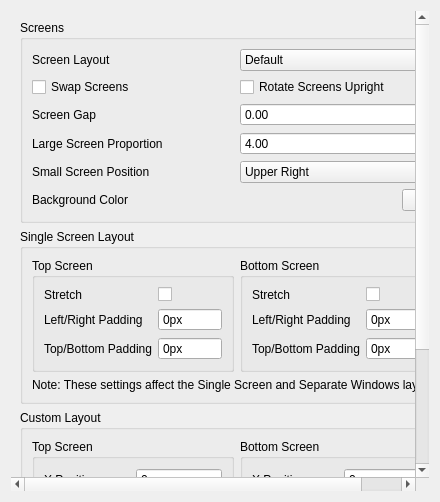
<?xml version="1.0" encoding="UTF-8"?>
<ui version="4.0">
 <class>ConfigureLayout</class>
 <widget class="QWidget" name="ConfigureLayout">
  <property name="geometry">
   <rect>
    <x>0</x>
    <y>0</y>
    <width>440</width>
    <height>500</height>
   </rect>
  </property>
  <property name="minimumSize">
   <size>
    <width>0</width>
    <height>0</height>
   </size>
  </property>
  <property name="windowTitle">
   <string>Form</string>
  </property>
  <layout class="QVBoxLayout" name="verticalLayout_scrollbar">
   <item>
    <widget class="QScrollArea" name="scrollArea">
     <property name="minimumSize">
      <size>
       <width>0</width>
       <height>480</height>
      </size>
     </property>
     <property name="frameShape">
      <enum>QFrame::NoFrame</enum>
     </property>
     <property name="lineWidth">
      <number>1</number>
     </property>
     <property name="widgetResizable">
      <bool>true</bool>
     </property>
     <widget class="QWidget" name="scrollAreaWidgetContents">
      <property name="geometry">
       <rect>
        <x>0</x>
        <y>0</y>
        <width>422</width>
        <height>500</height>
       </rect>
      </property>
      <layout class="QVBoxLayout" name="verticalLayout_1">
       <item>
        <widget class="QGroupBox" name="layout_group">
         <property name="enabled">
          <bool>true</bool>
         </property>
         <property name="title">
          <string>Screens</string>
         </property>
         <layout class="QVBoxLayout" name="verticalLayout_2">
          <item>
           <widget class="QWidget" name="widget_layout" native="true">
            <layout class="QHBoxLayout" name="screen_layout_group">
             <property name="leftMargin">
              <number>0</number>
             </property>
             <property name="topMargin">
              <number>0</number>
             </property>
             <property name="rightMargin">
              <number>0</number>
             </property>
             <property name="bottomMargin">
              <number>0</number>
             </property>
             <item>
              <widget class="QLabel" name="layout_label">
               <property name="text">
                <string>Screen Layout</string>
               </property>
              </widget>
             </item>
             <item>
              <widget class="QComboBox" name="layout_combobox">
               <item>
                <property name="text">
                 <string>Default</string>
                </property>
               </item>
               <item>
                <property name="text">
                 <string>Single Screen</string>
                </property>
               </item>
               <item>
                <property name="text">
                 <string>Large Screen</string>
                </property>
               </item>
               <item>
                <property name="text">
                 <string>Side by Side</string>
                </property>
               </item>
               <item>
                <property name="text">
                 <string>Separate Windows</string>
                </property>
               </item>
               <item>
                <property name="text">
                 <string>Hybrid Screen</string>
                </property>
               </item>
               <item>
                <property name="text">
                 <string>Custom Layout</string>
                </property>
               </item>
              </widget>
             </item>
            </layout>
           </widget>
          </item>
          <item>
           <layout class="QGridLayout" name="gridLayout_0">
            <item row="1" column="0">
             <widget class="QCheckBox" name="toggle_swap_screen">
              <property name="text">
               <string>Swap Screens</string>
              </property>
             </widget>
            </item>
            <item row="1" column="1">
             <widget class="QCheckBox" name="toggle_upright_screen">
              <property name="text">
               <string>Rotate Screens Upright</string>
              </property>
             </widget>
            </item>
           </layout>
          </item>
          <item>
           <widget class="QWidget" name="widget_screen_gap" native="true">
            <layout class="QHBoxLayout" name="screen_gap_layout">
             <property name="leftMargin">
              <number>0</number>
             </property>
             <property name="topMargin">
              <number>0</number>
             </property>
             <property name="rightMargin">
              <number>0</number>
             </property>
             <property name="bottomMargin">
              <number>0</number>
             </property>
              <item>
              <widget class="QLabel" name="label_screen_gap">
               <property name="text">
                <string>Screen Gap</string>
               </property>
               <property name="toolTip">
                <string>&lt;html&gt;&lt;head/&gt;&lt;body&gt;&lt;p&gt;Gap between screens in all two-screen modes. Measured in px relative to the 240px height of the larger screen.&lt;/p&gt;&lt;/body&gt;&lt;/html&gt;</string>
               </property>
              </widget>
             </item>
             <item>
              <widget class="QDoubleSpinBox" name="screen_gap">
               <property name="minimum">
                <double>0.0</double>
               </property>
               <property name="maximum">
                <double>720.0</double>
               </property>
               <property name="value">
                <double>0.0</double>
               </property>
              </widget>
             </item>
            </layout>
           </widget>
          </item>
          <item>
           <widget class="QWidget" name="widget_proportion" native="true">
            <layout class="QHBoxLayout" name="proportion_layout">
             <property name="leftMargin">
              <number>0</number>
             </property>
             <property name="topMargin">
              <number>0</number>
             </property>
             <property name="rightMargin">
              <number>0</number>
             </property>
             <property name="bottomMargin">
              <number>0</number>
             </property>
             <item>
              <widget class="QLabel" name="label_proportion">
               <property name="toolTip">
                <string>&lt;html&gt;&lt;head/&gt;&lt;body&gt;&lt;p&gt;Specifies the factor by which the large screen will be over the small screen in Large Screen layout mode.&lt;/p&gt;&lt;/body&gt;&lt;/html&gt;</string>
               </property>
               <property name="text">
                <string>Large Screen Proportion</string>
               </property>
              </widget>
             </item>
             <item>
              <widget class="QDoubleSpinBox" name="large_screen_proportion">
               <property name="minimum">
                <double>1.000000000000000</double>
               </property>
               <property name="maximum">
                <double>16.000000000000000</double>
               </property>
               <property name="value">
                <double>4.000000000000000</double>
               </property>
              </widget>
             </item>
            </layout>
           </widget>
          </item>
           <item>
           <widget class="QWidget" name="small_pos_widget" native="true">
            <layout class="QHBoxLayout" name="small_pos_layout">
             <property name="leftMargin">
              <number>0</number>
             </property>
             <property name="topMargin">
              <number>0</number>
             </property>
             <property name="rightMargin">
              <number>0</number>
             </property>
             <property name="bottomMargin">
              <number>0</number>
             </property>
             <item>
              <widget class="QLabel" name="small_pos_label">
              <property name="toolTip">
               <string>&lt;html&gt;&lt;head/&gt;&lt;body&gt;&lt;p&gt;Specifies the position of the small screen relative to the large one in Large Screen layout mode.&lt;/p&gt;&lt;/body&gt;&lt;/html&gt;</string>
              </property>
               <property name="text">
                <string>Small Screen Position</string>
               </property>
              </widget>
             </item>
             <item>
              <widget class="QComboBox" name="small_screen_position_combobox">
               <item>
                <property name="text">
                 <string>Upper Right</string>
                </property>
               </item>
               <item>
                <property name="text">
                 <string>Middle Right</string>
                </property>
               </item>
               <item>
                <property name="text">
                 <string>Bottom Right (default)</string>
                </property>
               </item>
               <item>
                <property name="text">
                 <string>Upper Left</string>
                </property>
               </item>
               <item>
                <property name="text">
                 <string>Middle Left</string>
                </property>
               </item>
               <item>
                <property name="text">
                 <string>Bottom Left</string>
                </property>
               </item>
               <item>
                <property name="text">
                 <string>Above large screen</string>
                </property>
               </item>
               <item>
                <property name="text">
                 <string>Below large screen</string>
                </property>
               </item>
              </widget>
             </item>
            </layout>
           </widget>
          </item>
          <item>
           <widget class="QWidget" name="bg_color_group" native="true">
            <layout class="QHBoxLayout" name="bg_color_group_2">
             <property name="leftMargin">
              <number>0</number>
             </property>
             <property name="topMargin">
              <number>0</number>
             </property>
             <property name="rightMargin">
              <number>0</number>
             </property>
             <property name="bottomMargin">
              <number>0</number>
             </property>
             <item>
              <widget class="QLabel" name="bg_label">
               <property name="toolTip">
                <string>&lt;html&gt;&lt;head/&gt;&lt;body&gt;&lt;p&gt;The clear color for the renderer. What shows up on the sides of the bottom screen.&lt;/p&gt;&lt;/body&gt;&lt;/html&gt;</string>
               </property>
               <property name="text">
                <string>Background Color</string>
               </property>
              </widget>
             </item>
             <item>
              <widget class="QPushButton" name="bg_button">
               <property name="maximumSize">
                <size>
                 <width>40</width>
                 <height>16777215</height>
                </size>
               </property>
              </widget>
             </item>
            </layout>
           </widget>
          </item>
         </layout>
        </widget>
       </item>
       <item>
        <widget class="QGroupBox" name="single_screen_layout_config_group">
         <property name="minimumSize">
          <size>
           <width>0</width>
           <height>0</height>
          </size>
         </property>
         <property name="title">
          <string>Single Screen Layout</string>
         </property>
         <layout class="QVBoxLayout" name="verticalLayout_4">
          <item>
           <layout class="QHBoxLayout" name="horizontalLayout_3">
            <item>
             <widget class="QGroupBox" name="gb_top_screen_2">
              <property name="title">
               <string>Top Screen</string>
              </property>
              <layout class="QGridLayout" name="gridLayout_3">
               <item row="0" column="0">
                <widget class="QLabel" name="lb_top_stretch">
                 <property name="text">
                  <string>Stretch</string>
                 </property>
                </widget>
               </item>
               <item row="1" column="1">
                <widget class="QSpinBox" name="screen_top_leftright_padding">
                 <property name="buttonSymbols">
                  <enum>QAbstractSpinBox::NoButtons</enum>
                 </property>
                 <property name="suffix">
                  <string>px</string>
                 </property>
                 <property name="maximum">
                  <number>2147483647</number>
                 </property>
                </widget>
               </item>
               <item row="1" column="0">
                <widget class="QLabel" name="lb_top_leftright_padding">
                 <property name="text">
                  <string>Left/Right Padding</string>
                 </property>
                </widget>
               </item>
               <item row="2" column="0">
                <widget class="QLabel" name="lb_top_topbottom_padding">
                 <property name="text">
                  <string>Top/Bottom Padding</string>
                 </property>
                </widget>
               </item>
               <item row="2" column="1">
                <widget class="QSpinBox" name="screen_top_topbottom_padding">
                 <property name="buttonSymbols">
                  <enum>QAbstractSpinBox::NoButtons</enum>
                 </property>
                 <property name="suffix">
                  <string>px</string>
                 </property>
                 <property name="maximum">
                  <number>2147483647</number>
                 </property>
                </widget>
               </item>
               <item row="0" column="1">
                <widget class="QCheckBox" name="screen_top_stretch">
                 <property name="text">
                  <string notr="true"/>
                 </property>
                </widget>
               </item>
              </layout>
             </widget>
            </item>
            <item>
             <widget class="QGroupBox" name="gb_bottom_screen_2">
              <property name="minimumSize">
               <size>
                <width>0</width>
                <height>0</height>
               </size>
              </property>
              <property name="title">
               <string>Bottom Screen</string>
              </property>
              <layout class="QGridLayout" name="gridLayout_4">
               <item row="1" column="0">
                <widget class="QLabel" name="lb_bottom_leftright_padding">
                 <property name="text">
                  <string>Left/Right Padding</string>
                 </property>
                </widget>
               </item>
               <item row="2" column="0">
                <widget class="QLabel" name="lb_bottom_topbottom_padding">
                 <property name="text">
                  <string>Top/Bottom Padding</string>
                 </property>
                </widget>
               </item>
               <item row="1" column="1">
                <widget class="QSpinBox" name="screen_bottom_leftright_padding">
                 <property name="buttonSymbols">
                  <enum>QAbstractSpinBox::NoButtons</enum>
                 </property>
                 <property name="suffix">
                  <string>px</string>
                 </property>
                 <property name="maximum">
                  <number>2147483647</number>
                 </property>
                </widget>
               </item>
               <item row="2" column="1">
                <widget class="QSpinBox" name="screen_bottom_topbottom_padding">
                 <property name="buttonSymbols">
                  <enum>QAbstractSpinBox::NoButtons</enum>
                 </property>
                  <property name="suffix">
                  <string>px</string>
                 </property>
                 <property name="maximum">
                  <number>2147483647</number>
                 </property>
                </widget>
               </item>
               <item row="0" column="0">
                <widget class="QLabel" name="lb_bottom_stretch">
                 <property name="text">
                  <string>Stretch</string>
                 </property>
                </widget>
               </item>
               <item row="0" column="1">
                <widget class="QCheckBox" name="screen_bottom_stretch">
                 <property name="text">
                  <string notr="true"/>
                 </property>
                </widget>
               </item>
              </layout>
             </widget>
            </item>
           </layout>
          </item>
          <item>
           <layout class="QHBoxLayout" name="horizontalLayout_4">
            <item>
             <widget class="QLabel" name="label">
              <property name="text">
               <string>Note: These settings affect the Single Screen and Separate Windows layouts</string>
              </property>
             </widget>
            </item>
           </layout>
          </item>
         </layout>
        </widget>
       </item>
       <item>
        <spacer name="verticalSpacer">
         <property name="orientation">
          <enum>Qt::Vertical</enum>
         </property>
         <property name="sizeHint" stdset="0">
          <size>
           <width>20</width>
           <height>270</height>
          </size>
         </property>
        </spacer>
       </item>
       <item>
        <widget class="QGroupBox" name="custom_layout_group">
         <property name="minimumSize">
          <size>
           <width>0</width>
           <height>0</height>
          </size>
         </property>
         <property name="title">
          <string>Custom Layout</string>
         </property>
         <layout class="QVBoxLayout" name="verticalLayout_3">
          <item>
           <layout class="QHBoxLayout" name="horizontalLayout_1">
            <item>
             <widget class="QGroupBox" name="gb_top_screen">
              <property name="title">
               <string>Top Screen</string>
              </property>
              <layout class="QGridLayout" name="gridLayout_1">
               <item row="0" column="0">
                <widget class="QLabel" name="lb_top_x">
                 <property name="text">
                  <string>X Position</string>
                 </property>
                </widget>
               </item>
               <item row="0" column="1">
                <widget class="QSpinBox" name="custom_top_x">
                 <property name="buttonSymbols">
                  <enum>QAbstractSpinBox::NoButtons</enum>
                 </property>
                 <property name="suffix">
                  <string>px</string>
                 </property>
                 <property name="maximum">
                  <number>2147483647</number>
                 </property>
                </widget>
               </item>
               <item row="1" column="0">
                <widget class="QLabel" name="lb_top_y">
                 <property name="text">
                  <string>Y Position</string>
                 </property>
                </widget>
               </item>
               <item row="1" column="1">
                <widget class="QSpinBox" name="custom_top_y">
                 <property name="buttonSymbols">
                  <enum>QAbstractSpinBox::NoButtons</enum>
                 </property>
                 <property name="suffix">
                  <string>px</string>
                 </property>
                 <property name="maximum">
                  <number>2147483647</number>
                 </property>
                </widget>
               </item>
               <item row="2" column="0">
                <widget class="QLabel" name="lb_top_width">
                 <property name="text">
                  <string>Width</string>
                 </property>
                </widget>
               </item>
               <item row="2" column="1">
                <widget class="QSpinBox" name="custom_top_width">
                 <property name="buttonSymbols">
                  <enum>QAbstractSpinBox::NoButtons</enum>
                 </property>
                 <property name="suffix">
                  <string>px</string>
                 </property>
                 <property name="maximum">
                  <number>2147483647</number>
                 </property>
                </widget>
               </item>
               <item row="3" column="0">
                <widget class="QLabel" name="lb_top_height">
                 <property name="text">
                  <string>Height</string>
                 </property>
                </widget>
               </item>
               <item row="3" column="1">
                <widget class="QSpinBox" name="custom_top_height">
                 <property name="buttonSymbols">
                  <enum>QAbstractSpinBox::NoButtons</enum>
                 </property>
                 <property name="suffix">
                  <string>px</string>
                 </property>
                 <property name="maximum">
                  <number>2147483647</number>
                 </property>
                </widget>
               </item>
              </layout>
             </widget>
            </item>
            <item>
             <widget class="QGroupBox" name="gb_bottom_screen_1">
              <property name="minimumSize">
               <size>
                <width>0</width>
                <height>0</height>
               </size>
              </property>
              <property name="title">
               <string>Bottom Screen</string>
              </property>
              <layout class="QGridLayout" name="gridLayout_2">
               <item row="0" column="0">
                <widget class="QLabel" name="lb_bottom_x">
                 <property name="text">
                  <string>X Position</string>
                 </property>
                </widget>
               </item>
               <item row="0" column="1">
                <widget class="QSpinBox" name="custom_bottom_x">
                 <property name="buttonSymbols">
                  <enum>QAbstractSpinBox::NoButtons</enum>
                 </property>
                 <property name="suffix">
                  <string>px</string>
                 </property>
                 <property name="maximum">
                  <number>2147483647</number>
                 </property>
                </widget>
               </item>
               <item row="1" column="0">
                <widget class="QLabel" name="lb_bottom_y">
                 <property name="text">
                  <string>Y Position</string>
                 </property>
                </widget>
               </item>
               <item row="1" column="1">
                <widget class="QSpinBox" name="custom_bottom_y">
                 <property name="buttonSymbols">
                  <enum>QAbstractSpinBox::NoButtons</enum>
                 </property>
                 <property name="suffix">
                  <string>px</string>
                 </property>
                 <property name="maximum">
                  <number>2147483647</number>
                 </property>
                </widget>
               </item>
               <item row="2" column="0">
                <widget class="QLabel" name="lb_bottom_width">
                 <property name="text">
                  <string>Width</string>
                 </property>
                </widget>
               </item>
               <item row="2" column="1">
                <widget class="QSpinBox" name="custom_bottom_width">
                 <property name="buttonSymbols">
                  <enum>QAbstractSpinBox::NoButtons</enum>
                 </property>
                 <property name="suffix">
                  <string>px</string>
                 </property>
                 <property name="maximum">
                  <number>2147483647</number>
                 </property>
                </widget>
               </item>
               <item row="3" column="0">
                <widget class="QLabel" name="lb_bottom_height">
                 <property name="text">
                  <string>Height</string>
                 </property>
                </widget>
               </item>
               <item row="3" column="1">
                <widget class="QSpinBox" name="custom_bottom_height">
                 <property name="buttonSymbols">
                  <enum>QAbstractSpinBox::NoButtons</enum>
                 </property>
                 <property name="suffix">
                  <string>px</string>
                 </property>
                 <property name="maximum">
                  <number>2147483647</number>
                 </property>
                </widget>
               </item>
              </layout>
             </widget>
            </item>
           </layout>
          </item>
          <item>
           <layout class="QHBoxLayout" name="horizontalLayout_2">
            <item>
             <widget class="QLabel" name="lb_opacity_second_layer">
              <property name="toolTip">
               <string>&lt;html&gt;&lt;head/&gt;&lt;body&gt;&lt;p&gt;How opaque or transparent the second 3DS screen should be in Custom Layout mode. Useful if the second screen is to be positioned on top of the first screen.&lt;/p&gt;&lt;/body&gt;&lt;/html&gt;</string>
              </property>
              <property name="text">
               <string>&lt;html&gt;&lt;head/&gt;&lt;body&gt;&lt;p&gt;Second Screen Opacity % (OpenGL Only)&lt;/p&gt;&lt;/body&gt;&lt;/html&gt;</string>
              </property>
             </widget>
            </item>
            <item>
             <widget class="QSpinBox" name="custom_second_layer_opacity">
              <property name="buttonSymbols">
               <enum>QAbstractSpinBox::PlusMinus</enum>
              </property>
              <property name="minimum">
               <number>10</number>
              </property>
              <property name="maximum">
               <number>100</number>
              </property>
             </widget>
            </item>
           </layout>
          </item>
         </layout>
        </widget>
       </item>
      </layout>
     </widget>
    </widget>
   </item>
  </layout>
 </widget>
 <tabstops>
  <tabstop>layout_combobox</tabstop>
  <tabstop>toggle_swap_screen</tabstop>
  <tabstop>toggle_upright_screen</tabstop>
  <tabstop>large_screen_proportion</tabstop>
  <tabstop>small_screen_position_combobox</tabstop>
  <tabstop>bg_button</tabstop>
 </tabstops>
 <resources/>
 <connections/>
</ui>
